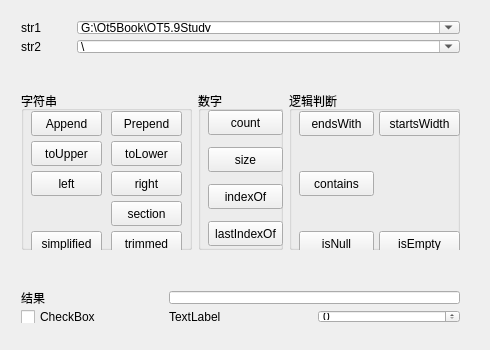
<?xml version="1.0" encoding="UTF-8"?>
<ui version="4.0">
 <class>Widget</class>
 <widget class="QWidget" name="Widget">
  <property name="geometry">
   <rect>
    <x>0</x>
    <y>0</y>
    <width>490</width>
    <height>350</height>
   </rect>
  </property>
  <property name="windowTitle">
   <string>QString常用功能</string>
  </property>
  <widget class="QWidget" name="">
   <property name="geometry">
    <rect>
     <x>10</x>
     <y>280</y>
     <width>461</width>
     <height>54</height>
    </rect>
   </property>
   <layout class="QGridLayout" name="gridLayout">
    <item row="0" column="0">
     <widget class="QLabel" name="label_3">
      <property name="text">
       <string>结果</string>
      </property>
     </widget>
    </item>
    <item row="0" column="1" colspan="2">
     <widget class="QLineEdit" name="edtResult"/>
    </item>
    <item row="1" column="0">
     <widget class="QCheckBox" name="checkBox">
      <property name="text">
       <string>CheckBox</string>
      </property>
     </widget>
    </item>
    <item row="1" column="1">
     <widget class="QLabel" name="LabSpin">
      <property name="text">
       <string>TextLabel</string>
      </property>
     </widget>
    </item>
    <item row="1" column="2">
     <widget class="QSpinBox" name="spinBox"/>
    </item>
   </layout>
  </widget>
  <widget class="QWidget" name="">
   <property name="geometry">
    <rect>
     <x>10</x>
     <y>10</y>
     <width>461</width>
     <height>54</height>
    </rect>
   </property>
   <layout class="QGridLayout" name="gridLayout_2">
    <item row="0" column="0">
     <widget class="QLabel" name="label">
      <property name="maximumSize">
       <size>
        <width>50</width>
        <height>16777215</height>
       </size>
      </property>
      <property name="text">
       <string>str1</string>
      </property>
     </widget>
    </item>
    <item row="0" column="1">
     <widget class="QComboBox" name="comboBox1">
      <property name="editable">
       <bool>true</bool>
      </property>
      <item>
       <property name="text">
        <string>G:\Qt5Book\QT5.9Study</string>
       </property>
      </item>
      <item>
       <property name="text">
        <string>G:\Qt5Book\QT5.9Study\qw.cpp</string>
       </property>
      </item>
      <item>
       <property name="text">
        <string>学生姓名，男，1984-3-4，汉族，山东</string>
       </property>
      </item>
     </widget>
    </item>
    <item row="1" column="0">
     <widget class="QLabel" name="label_2">
      <property name="text">
       <string>str2</string>
      </property>
     </widget>
    </item>
    <item row="1" column="1">
     <widget class="QComboBox" name="comboBox2">
      <property name="editable">
       <bool>true</bool>
      </property>
      <property name="currentText">
       <string>\</string>
      </property>
      <item>
       <property name="text">
        <string>\</string>
       </property>
      </item>
      <item>
       <property name="text">
        <string>.cpp</string>
       </property>
      </item>
      <item>
       <property name="text">
        <string>:</string>
       </property>
      </item>
      <item>
       <property name="text">
        <string>，</string>
       </property>
      </item>
     </widget>
    </item>
   </layout>
  </widget>
  <widget class="QWidget" name="">
   <property name="geometry">
    <rect>
     <x>10</x>
     <y>80</y>
     <width>461</width>
     <height>181</height>
    </rect>
   </property>
   <layout class="QHBoxLayout" name="horizontalLayout">
    <item>
     <widget class="QGroupBox" name="groupBox">
      <property name="sizePolicy">
       <sizepolicy hsizetype="Preferred" vsizetype="Preferred">
        <horstretch>2</horstretch>
        <verstretch>0</verstretch>
       </sizepolicy>
      </property>
      <property name="title">
       <string>字符串</string>
      </property>
      <widget class="QPushButton" name="btnAppend">
       <property name="geometry">
        <rect>
         <x>10</x>
         <y>20</y>
         <width>71</width>
         <height>25</height>
        </rect>
       </property>
       <property name="text">
        <string>Append</string>
       </property>
      </widget>
      <widget class="QPushButton" name="btnPrepend">
       <property name="geometry">
        <rect>
         <x>90</x>
         <y>20</y>
         <width>71</width>
         <height>25</height>
        </rect>
       </property>
       <property name="text">
        <string>Prepend</string>
       </property>
      </widget>
      <widget class="QPushButton" name="btnToUpper">
       <property name="geometry">
        <rect>
         <x>10</x>
         <y>50</y>
         <width>71</width>
         <height>25</height>
        </rect>
       </property>
       <property name="text">
        <string>toUpper</string>
       </property>
      </widget>
      <widget class="QPushButton" name="btnbtnToLower">
       <property name="geometry">
        <rect>
         <x>90</x>
         <y>50</y>
         <width>71</width>
         <height>25</height>
        </rect>
       </property>
       <property name="text">
        <string>toLower</string>
       </property>
      </widget>
      <widget class="QPushButton" name="btnLeft">
       <property name="geometry">
        <rect>
         <x>10</x>
         <y>80</y>
         <width>71</width>
         <height>25</height>
        </rect>
       </property>
       <property name="text">
        <string>left</string>
       </property>
      </widget>
      <widget class="QPushButton" name="btnRight">
       <property name="geometry">
        <rect>
         <x>90</x>
         <y>80</y>
         <width>71</width>
         <height>25</height>
        </rect>
       </property>
       <property name="text">
        <string>right</string>
       </property>
      </widget>
      <widget class="QPushButton" name="btnSection">
       <property name="geometry">
        <rect>
         <x>90</x>
         <y>110</y>
         <width>71</width>
         <height>25</height>
        </rect>
       </property>
       <property name="text">
        <string>section</string>
       </property>
      </widget>
      <widget class="QPushButton" name="btnSimplified">
       <property name="geometry">
        <rect>
         <x>10</x>
         <y>140</y>
         <width>71</width>
         <height>25</height>
        </rect>
       </property>
       <property name="text">
        <string>simplified</string>
       </property>
      </widget>
      <widget class="QPushButton" name="btnTrimmed">
       <property name="geometry">
        <rect>
         <x>90</x>
         <y>140</y>
         <width>71</width>
         <height>25</height>
        </rect>
       </property>
       <property name="text">
        <string>trimmed</string>
       </property>
      </widget>
     </widget>
    </item>
    <item>
     <widget class="QGroupBox" name="groupBox_2">
      <property name="sizePolicy">
       <sizepolicy hsizetype="Preferred" vsizetype="Preferred">
        <horstretch>1</horstretch>
        <verstretch>0</verstretch>
       </sizepolicy>
      </property>
      <property name="title">
       <string>数字</string>
      </property>
      <widget class="QPushButton" name="btnIndexOf">
       <property name="geometry">
        <rect>
         <x>10</x>
         <y>93</y>
         <width>75</width>
         <height>25</height>
        </rect>
       </property>
       <property name="text">
        <string>indexOf</string>
       </property>
      </widget>
      <widget class="QPushButton" name="btnLastIndexOf">
       <property name="geometry">
        <rect>
         <x>10</x>
         <y>130</y>
         <width>75</width>
         <height>25</height>
        </rect>
       </property>
       <property name="text">
        <string>lastIndexOf</string>
       </property>
      </widget>
      <widget class="QPushButton" name="btnCount">
       <property name="geometry">
        <rect>
         <x>10</x>
         <y>19</y>
         <width>75</width>
         <height>25</height>
        </rect>
       </property>
       <property name="text">
        <string>count</string>
       </property>
      </widget>
      <widget class="QPushButton" name="btnSize">
       <property name="geometry">
        <rect>
         <x>10</x>
         <y>56</y>
         <width>75</width>
         <height>25</height>
        </rect>
       </property>
       <property name="text">
        <string>size</string>
       </property>
      </widget>
     </widget>
    </item>
    <item>
     <widget class="QGroupBox" name="groupBox_3">
      <property name="sizePolicy">
       <sizepolicy hsizetype="Preferred" vsizetype="Preferred">
        <horstretch>2</horstretch>
        <verstretch>0</verstretch>
       </sizepolicy>
      </property>
      <property name="title">
       <string>逻辑判断</string>
      </property>
      <widget class="QPushButton" name="btnEndsWith">
       <property name="geometry">
        <rect>
         <x>10</x>
         <y>20</y>
         <width>75</width>
         <height>25</height>
        </rect>
       </property>
       <property name="text">
        <string>endsWith</string>
       </property>
      </widget>
      <widget class="QPushButton" name="btnStartsWith">
       <property name="geometry">
        <rect>
         <x>90</x>
         <y>20</y>
         <width>81</width>
         <height>25</height>
        </rect>
       </property>
       <property name="text">
        <string>startsWidth</string>
       </property>
      </widget>
      <widget class="QPushButton" name="btnContains">
       <property name="geometry">
        <rect>
         <x>10</x>
         <y>80</y>
         <width>75</width>
         <height>25</height>
        </rect>
       </property>
       <property name="text">
        <string>contains</string>
       </property>
      </widget>
      <widget class="QPushButton" name="btnIsNull">
       <property name="geometry">
        <rect>
         <x>10</x>
         <y>140</y>
         <width>75</width>
         <height>25</height>
        </rect>
       </property>
       <property name="text">
        <string>isNull</string>
       </property>
      </widget>
      <widget class="QPushButton" name="btnIsEmpty">
       <property name="geometry">
        <rect>
         <x>90</x>
         <y>140</y>
         <width>81</width>
         <height>25</height>
        </rect>
       </property>
       <property name="text">
        <string>isEmpty</string>
       </property>
      </widget>
     </widget>
    </item>
   </layout>
  </widget>
 </widget>
 <layoutdefault spacing="6" margin="11"/>
 <resources/>
 <connections/>
</ui>
